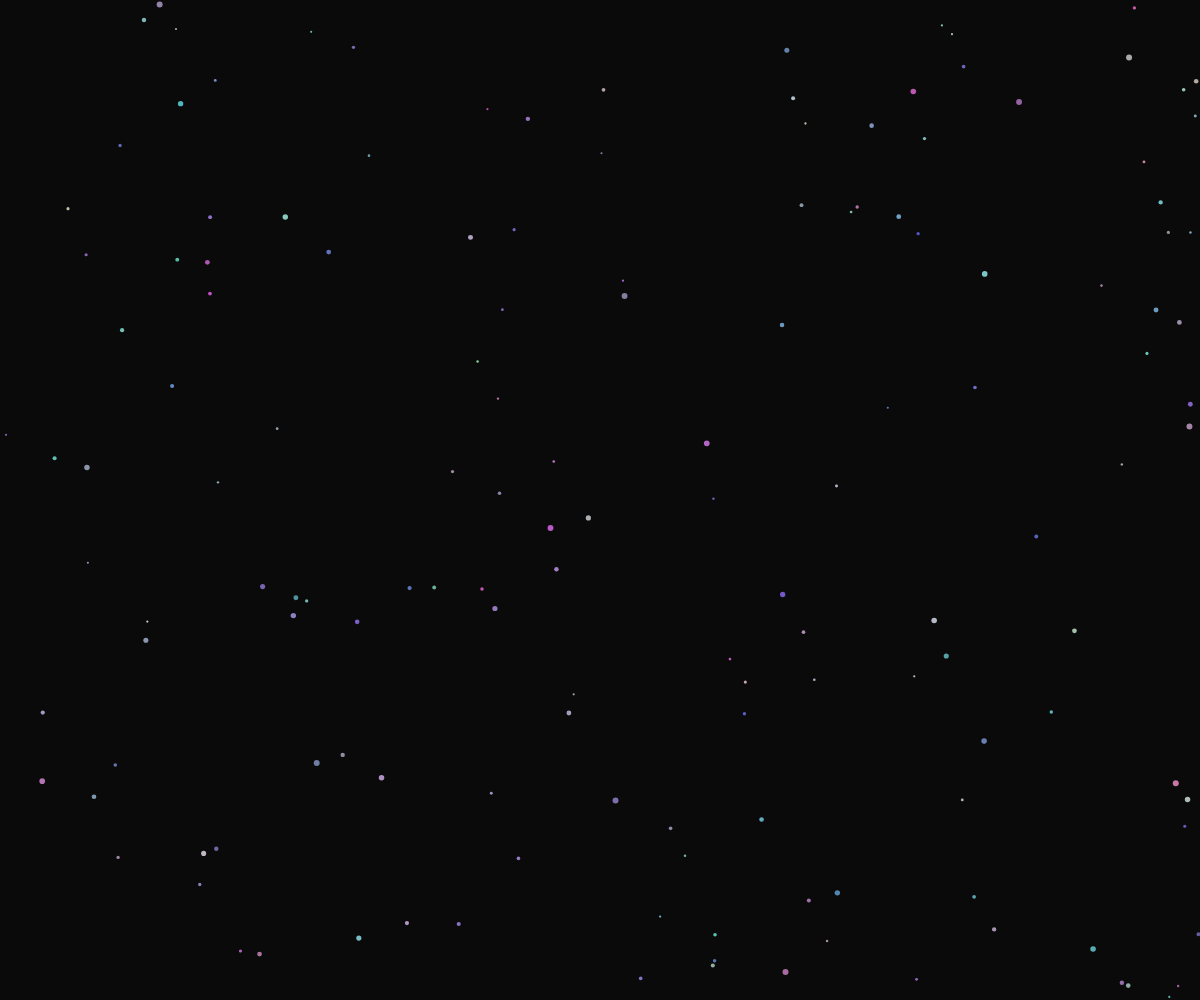
Frame 1 (no input)
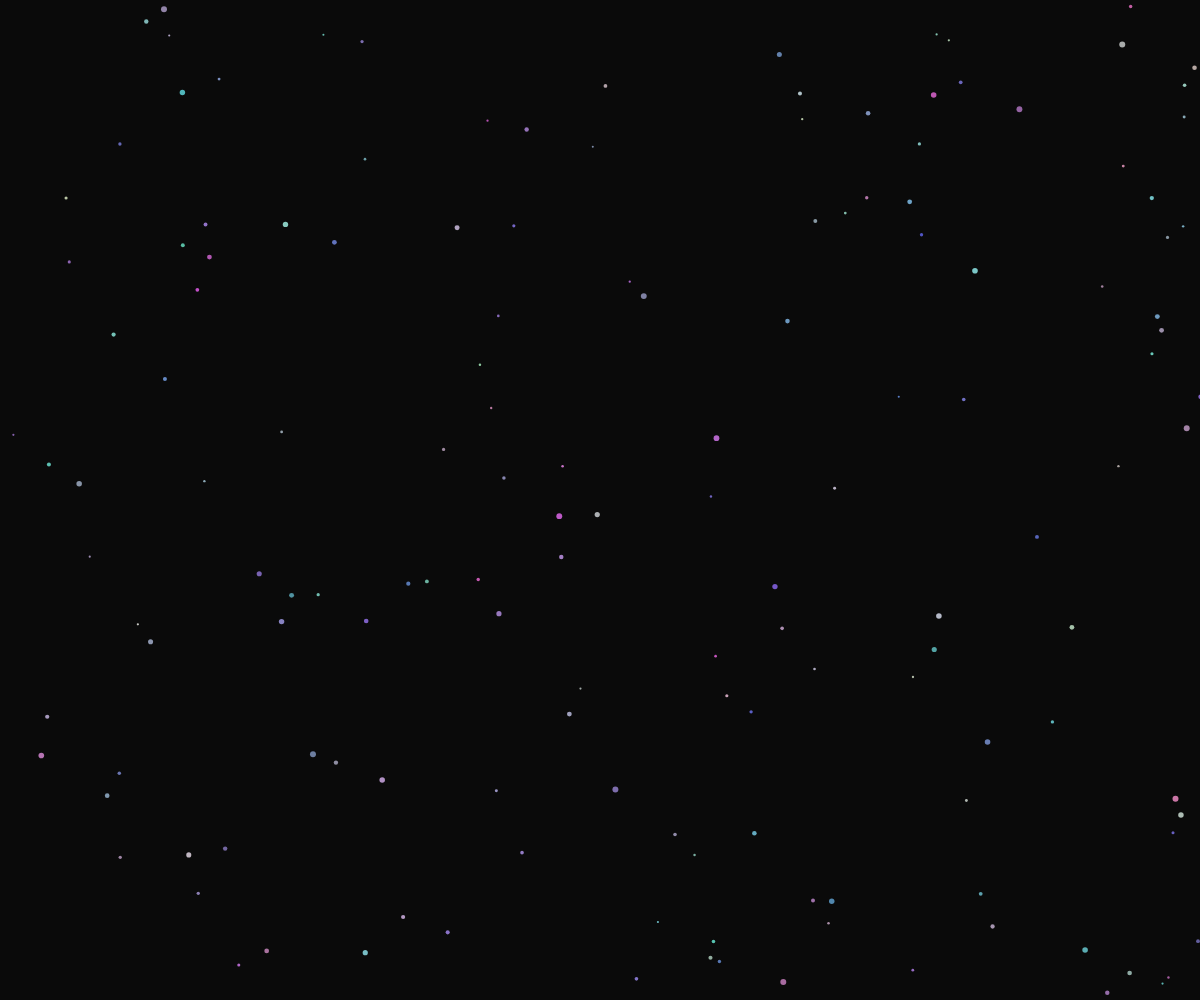
Frame 60 (no input)
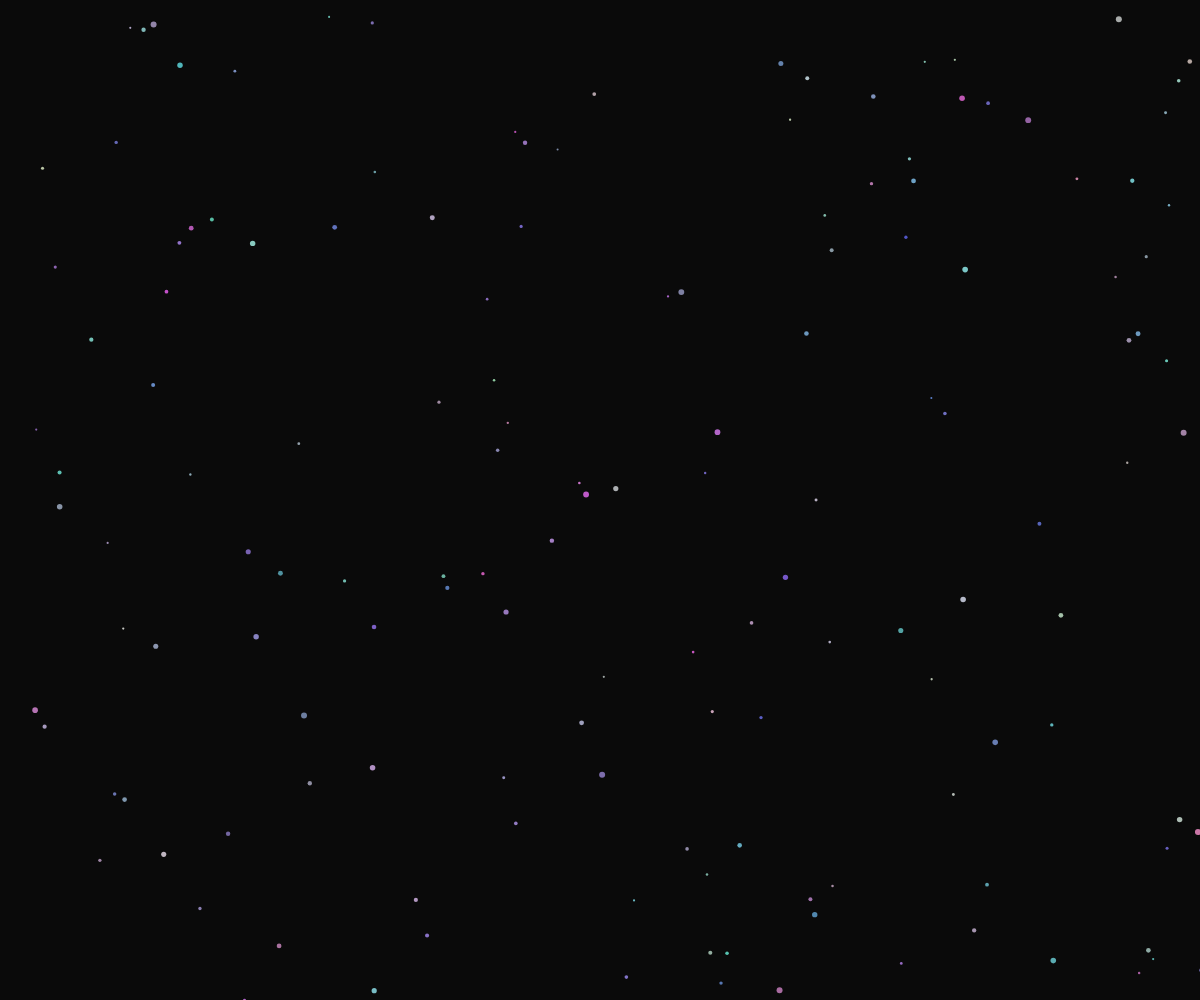
Frame 120 (the mouse pressed at the canvas centre since frame 60)

The p5.js sketch that drew these frames (run headless with seeded random() and noise() and a simulated clock; from frame 60 on, the mouse is pressed at the canvas centre):

// p5.js sketch
// ── sketch.js
let particles = [];
const center = { x: 0, y: 0 };
let orbitRadius = 200;
let isDragging = false;

function setup() {
  createCanvas(windowWidth, windowHeight);
  center.x = width / 2;
  center.y = height / 2;
  
  // Create particles
  for (let i = 0; i < 150; i++) {
    particles.push({
      x: random(width),
      y: random(height),
      vx: 0,
      vy: 0,
      angle: random(TWO_PI),
      radius: random(2, 6),
      color: color(random(100, 255), random(100, 255), random(200, 255), 200)
    });
  }
}

function draw() {
  background(10);
  
  // Update and display particles
  for (let i = 0; i < particles.length; i++) {
    let p = particles[i];
    
    // Calculate distance to center
    let dx = center.x - p.x;
    let dy = center.y - p.y;
    let distance = sqrt(dx * dx + dy * dy);
    
    // Apply centripetal force (inverse square law)
    let force = 0.0005 * orbitRadius / (distance * distance + 100);
    p.vx += dx * force;
    p.vy += dy * force;
    
    // Add some randomness to keep motion fluid
    p.vx += random(-0.05, 0.05);
    p.vy += random(-0.05, 0.05);
    
    // Update position with velocity
    p.x += p.vx;
    p.y += p.vy;
    
    // Keep particles within bounds with wraparound
    if (p.x < -50) p.x = width + 50;
    if (p.x > width + 50) p.x = -50;
    if (p.y < -50) p.y = height + 50;
    if (p.y > height + 50) p.y = -50;
    
    // Draw particle
    noStroke();
    fill(p.color);
    ellipse(p.x, p.y, p.radius);
  }
}

function mousePressed() {
  // Set new center point on click
  center.x = mouseX;
  center.y = mouseY;
  isDragging = false;
}

function mouseDragged() {
  isDragging = true;
  // Adjust orbit radius based on vertical drag
  orbitRadius = constrain(orbitRadius + (mouseY - pmouseY) * 0.5, 50, 400);
}
